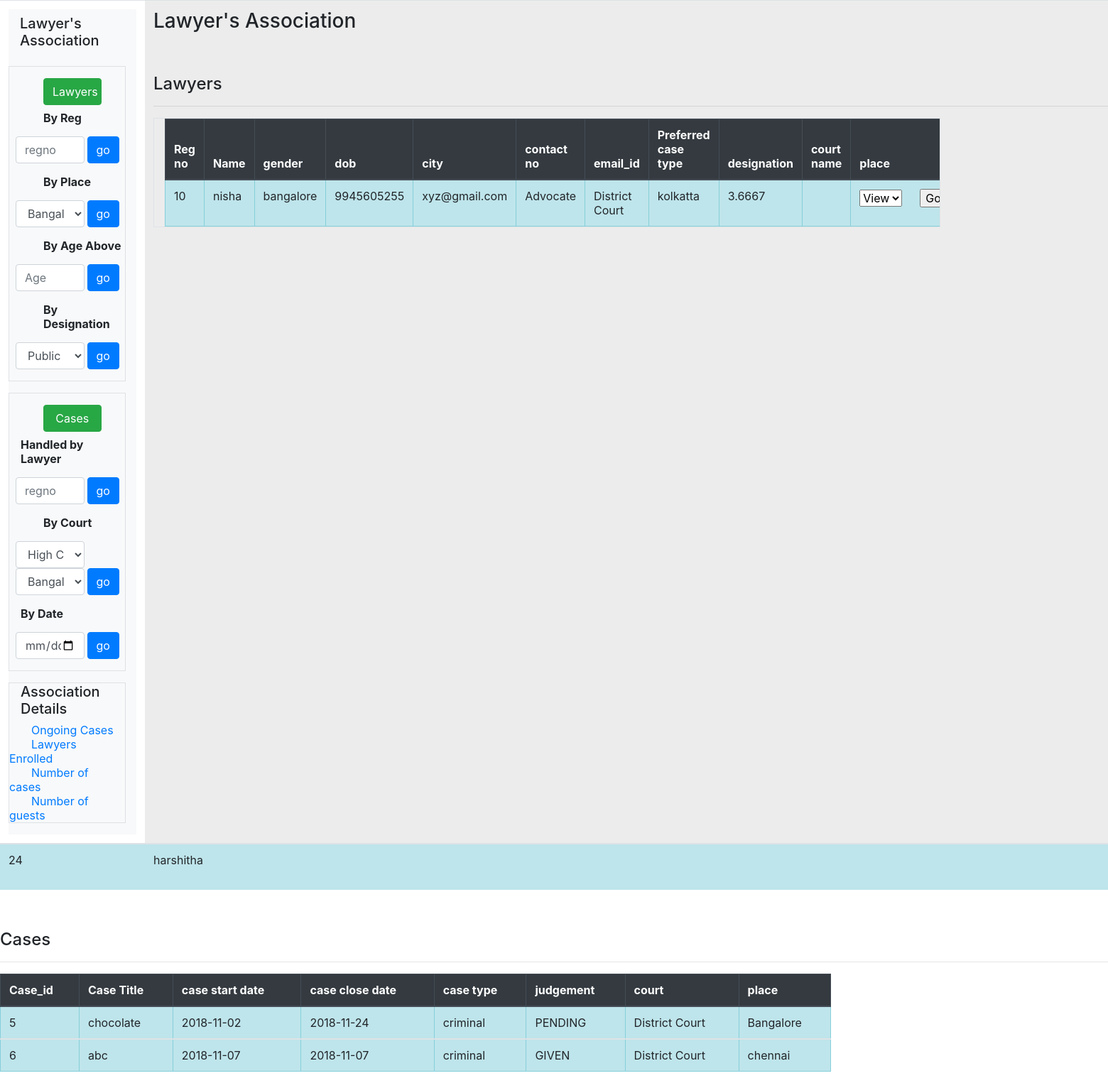
Page /guest1.php on the committed database.
### tables this page shows
CREATE TABLE IF NOT EXISTS `lawyers` (
  `regno` smallint(6) NOT NULL AUTO_INCREMENT,
  `name` varchar(50) NOT NULL,
  `gender` char(1) NOT NULL,
  `dob` date NOT NULL,
  `doorno` varchar(20) DEFAULT NULL,
  `street` varchar(50) DEFAULT NULL,
  `locality` varchar(50) DEFAULT NULL,
  `city` varchar(30) DEFAULT NULL,
  `state` varchar(30) DEFAULT NULL,
  `pincode` varchar(7) DEFAULT NULL,
  `contact_no` varchar(10) DEFAULT NULL,
  `email_id` varchar(50) DEFAULT NULL,
  `pcttype` varchar(30) NOT NULL,
  PRIMARY KEY (`regno`)
);

CREATE TABLE IF NOT EXISTS `designation` (
  `regno` smallint(6) NOT NULL,
  `designation` varchar(30) DEFAULT NULL,
  `court_abv` varchar(2) DEFAULT NULL,
  `place_id` int(11) DEFAULT NULL,
  `since` int(11) DEFAULT NULL,
  PRIMARY KEY (`regno`),
  KEY `court_abv` (`court_abv`),
  KEY `place_id` (`place_id`)
);

CREATE TABLE IF NOT EXISTS `court` (
  `court_abv` varchar(2) NOT NULL,
  `court_name` varchar(30) DEFAULT NULL,
  PRIMARY KEY (`court_abv`)
);

CREATE TABLE IF NOT EXISTS `place` (
  `place_id` int(11) NOT NULL,
  `place_name` varchar(30) DEFAULT NULL,
  PRIMARY KEY (`place_id`)
);

CREATE TABLE IF NOT EXISTS `cases` (
  `case_id` int(11) NOT NULL AUTO_INCREMENT,
  `case_title` varchar(50) NOT NULL,
  `cs_date` date NOT NULL,
  `cc_date` date NOT NULL,
  `c_type` varchar(20) DEFAULT NULL,
  `judgement` varchar(20) NOT NULL,
  `court_abv` varchar(2) DEFAULT NULL,
  `place_id` int(11) DEFAULT NULL,
  PRIMARY KEY (`case_id`),
  KEY `court_abv` (`court_abv`),
  KEY `place_id` (`place_id`)
);

### guest1.php (the view, shortened to what this page needs)
<html>
    <head>
        <link rel="stylesheet" href="Bootstrap/bootstrap-4.3.1-dist/css/bootstrap.css"/>
    </head>
    <body>
        <table class="table">
            <tr><td class="col-lg-3">
            <nav class="nav flex-column bg-light col-lg-12">
            <h5 class="mt-lg-2 ml-lg-3">Lawyer's Association</h5>
            <div class="border mt-lg-3">
            <a class="btn btn-success col-lg-6 mt-lg-3 ml-lg-5" href="#lawyers">Lawyers</a>
            <p class="mt-lg-2 ml-lg-5 font-weight-bold">By Reg </p>
            <form class="form-group row mt-lgn-3" action="l.php" method="POST">
                <input type="text" class="form-control col-lg-6 ml-lg-4" placeholder="regno"/>
                <input type="submit" class="btn btn-primary ml-lg-1" value="go"/>
            </form>
            <p class="mt-lg-2 ml-lg-5 font-weight-bold">By Place </p>
            <form class="form-group row mt-lgn-3" action="p.php" method="POST">
                <select name="" class="form-control col-lg-6 ml-lg-4">
                    <option>Bangalore</option>
                </select>
                <input type="submit" class="btn btn-primary ml-lg-1" value="go"/>
            </form>
            <p class="mt-lg-2 ml-lg-5 font-weight-bold">By Age Above</p>
            <form class="form-group row mt-lgn-3" action="a.php" method="POST">
                <input type="text" class="form-control col-lg-6 ml-lg-4" placeholder="Age"/>
                <input type="submit" class="btn btn-primary ml-lg-1" value="go"/>
            </form>
            <p class="mt-lg-2 ml-lg-5 font-weight-bold">By Designation</p>
            <form class="form-group row mt-lgn-3" action="d.php" method="POST">
                <select name="" class="form-control col-lg-6 ml-lg-4">
                    <option>Public prosecutor</option>
                </select>
                <input type="submit" class="btn btn-primary ml-lg-1" value="go"/>
            </form>
            </div>
            <div class="border mt-lg-3">
                <a class="btn btn-success col-lg-6 mt-lg-3 ml-lg-5" href="#cases">Cases</a>
                <p class="mt-lg-2 ml-lg-3 font-weight-bold">Handled by Lawyer</p>
                <form class="form-group row mt-lgn-3" action="c.php" method="POST">
                    <input type="text" class="form-control col-lg-6 ml-lg-4" placeholder="regno"/>
                    <input type="submit" class="btn btn-primary ml-lg-1" value="go"/>
                </form>
                <p class="mt-lg-2 ml-lg-5 font-weight-bold">By Court</p>
                <form class="form-group row mt-lgn-3" action="court.php" method="POST">
                <select name="court_abv" class="form-control col-lg-6 ml-lg-4">
                    <option value="dc">High Court</option>
                </select>
                <select name="placeid" class="form-control col-lg-6 ml-lg-4">
                    <option value="1">Bangalore</option>
                </select>
                <input type="submit" class="btn btn-primary ml-lg-1" value="go"/>
                </form>
                <p class="mt-lg-2 ml-lg-3 font-weight-bold">By Date</p>
                <form class="form-group row mt-lgn-3" action="date.php" method="POST">
                    <input type="date" class="form-control col-lg-6 ml-lg-4"/>
                    <input type="submit" class="btn btn-primary ml-lg-1" value="go"/>
                </form>
            </div>
            <div class="border mt-lg-3">
                <h5 class="ml-lg-3">Association Details</h5>
                <a class="col-lg-6 mt-lg-3 ml-lg-3" href="ongoing.php">Ongoing Cases</a><br>
                <a class="col-lg-6 mt-lg-3 ml-lg-3" href="nol.php">Lawyers Enrolled</a><br>
                <a class="col-lg-6 mt-lg-3 ml-lg-3" href="noc.php">Number of cases</a><br>
                <a class="col-lg-6 mt-lg-3 ml-lg-3" href="nog.php">Number of guests</a><br>
            </div>
        </nav>
        </td>
        <td class="table-active">
        <div class="h3">
           <p> Lawyer's Association</p>
            <br>
        </div>
        <p class="h4" id='lawyers'>Lawyers</p>
        <hr>
        <?php
            include('config.php');
        $query = "select l.regno,l.name,l.city,l.contact_no,l.email_id,d.designation,c.court_name,p.place_name,r.rating
			from lawyers l,court c,place p,qualification q,designation d,final_rating r
			where d.court_abv=c.court_abv
			and r.regno=l.regno
			and q.regno=l.regno
			and l.regno=d.regno
			and p.place_id=d.place_id";
			$result=$db->query($query);
            $rows=$result->num_rows;
            echo "<table class='table table-bordered table-responsive col-lg-9'>";
            echo"<thead class='thead-dark'><tr><th>Reg no</th><th> Name</th><th>gender</th><th>dob</th><th>city</th><th>contact no</th><th>email_id</th><th>Preferred case type</th><th>designation</th><th>court name</th><th>place</th><th>since</th><th>rating</th><th>view</th><th>rate</th></tr></thead>";
            for ($j = 0 ;$j < $rows ; ++$j)
	        {
		        $result->data_seek($j);
		        $row=$result->fetch_array(MYSQLI_NUM);
		        echo "<tbody class='table-info'><tr>";
		        for ($k = 0; $k < 10; ++$k)
		        {
			        if($k == 0)
			        {
				        $regno=$row[$k];
			        }
			    echo "<td>$row[$k]</td>";
                }
                echo "<form method='POST' action='view1.php'>";
		        echo " <td nowrap style='color:black;'>	<select name='view'>
					<option value='$regno'>View</option>
				</select> &emsp; <input  style='color:black;' type='submit' name='submit' value='Go'></td>";
		        echo "</form>";
		        echo "</tr></tbody></table>";
            }
                echo '<p class="h4" id="cases">Cases</p>';
                echo '<hr>';
                $query = "select c.case_id,c.case_title,c.cs_date,c.cc_date,c.c_type,c.judgement,co.court_name,p.place_name
				from cases c,place p,court co,clawyer cl
				where c.place_id=p.place_id
				and cl.case_id=c.case_id
				and co.court_abv=c.court_abv";
	            $result = $db->query($query);
	            $rows=$result->num_rows;
                echo"<table class='table table-bordered col-lg-9'><thead class='thead-dark'><tr><th>Case_id</th><th>Case Title</th><th>case start date</th><th>case close date</th><th>case type</th><th>judgement</th><th>court</th><th>place</th></tr></thead>";
	for ($j = 0 ;$j < $rows ; ++$j)
	{
		$result->data_seek($j);
		$row=$result->fetch_array(MYSQLI_NUM);
		echo "<tbody class='table-info'><tr>";
		for ($k = 0; $k < 8; ++$k)
		{
			echo "<td>$row[$k]</td>";
		}
		echo "</tr>";
	}
	echo "</tbody></table>";
        ?>
    </body>
</html>

### rows in the picture
lawyers: regno "10", name "nisha", city "bangalore", contact_no "9945605255", email "xyz@gmail.com", designation.designation "Advocate", court.court_name "District Court", place.place_name "kolkatta", k "3.6667"
lawyers: regno "24", name "harshitha"
cases: case_id "5", case_title "chocolate", cs_date "2018-11-02", cc_date "2018-11-24", c_type "criminal", judgement "PENDING"
court: court_name "District Court"
place: place_name "Bangalore"
cases: case_id "6", case_title "abc", cs_date "2018-11-07", cc_date "2018-11-07", c_type "criminal", judgement "GIVEN"
place: place_name "chennai"
